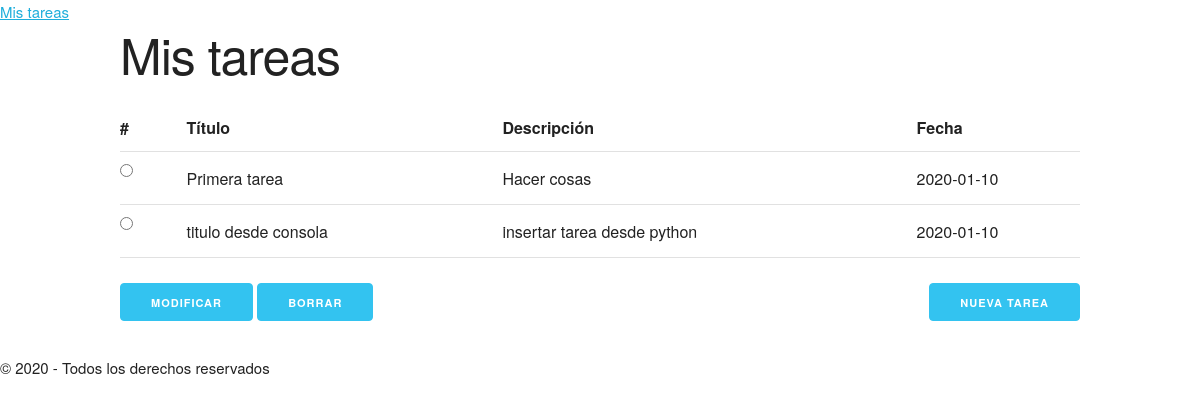
The app's page /, older data.
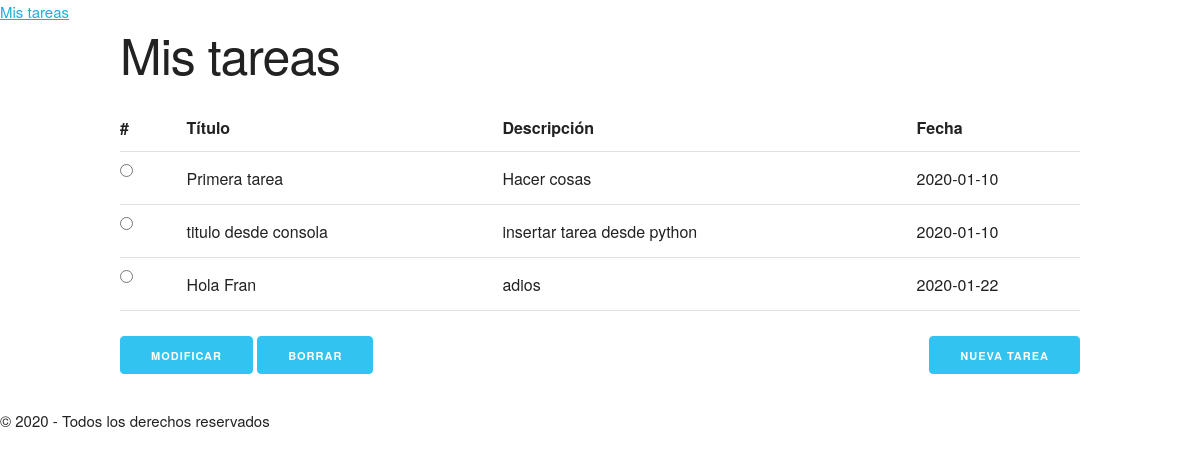
The same page, newer data.
### tables this page shows
CREATE TABLE "tareas" (
	"id"	INTEGER PRIMARY KEY AUTOINCREMENT,
	"titulo"	TEXT NOT NULL,
	"descripcion"	TEXT,
	"fecha"	TEXT NOT NULL
);

### tasks/routes.py (the view)
@app.route("/")
def index():
    registros = todasTareasDB()
    return render_template("index.html", registros=registros)

### tasks/routes.py (called while the page is built)
def todasTareasDB():
    conn = sqlite3.connect(BASE_DATOS)
    cursor = conn.cursor()
    consulta = 'SELECT titulo, descripcion, fecha, id FROM tareas;'
    rows = cursor.execute(consulta)
    filas = []
    for row in rows:
        filas.append(row)
    print(filas)
    conn.close()
    return filas

### tasks/templates/index.html (shortened to what this page needs)
{% extends "base.html" %}
{% block content %}
    <h1>Mis tareas</h1>
    <form action="/processtask">
        <table class="u-full-width">
            <tr>
                <th>#</th>
                <th>Título</th>
                <th>Descripción</th>
                <th>Fecha</th>
            </tr>
            {% for tarea in registros %}
            <tr>
                <td><input type="radio" name="ix" value="{{tarea[3]}}" ></td>
                <td>{{tarea[0]}}</td>
                <td>{{tarea[1]}}</td>
                <td>{{tarea[2]}}</td>
            </tr>
            {% endfor %}
        </table>
        <button class="button-primary" name="btnModificar" type="submit">Modificar</button>
        <button class="button-primary" name="btnBorrar" type="submit">Borrar</button>
        <a class="button button-primary u-pull-right" href="/newtask">Nueva tarea</a>
    </form>
{% endblock %}

Row changes from the older to the newer data that the page shows:
added tareas: titulo "Hola Fran", descripcion "adios", fecha "2020-01-22"
